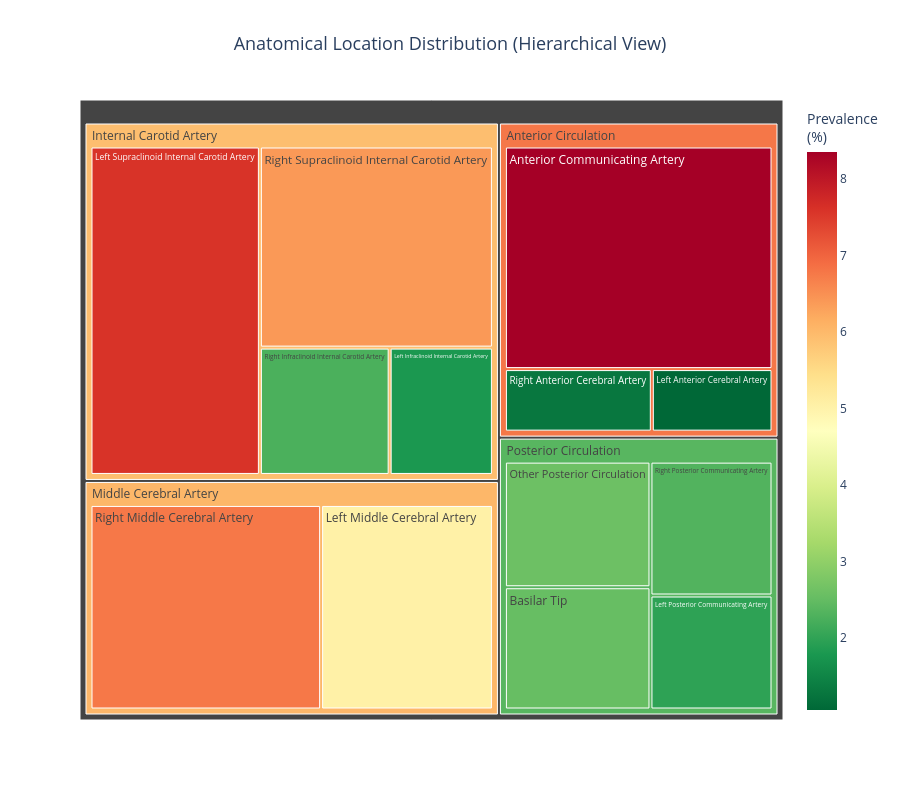

This figure's notebook cell:
### Code cell
# Treemap: Hierarchical view of anatomical locations
treemap_data = []
for group_name, locations in artery_groups.items():
    for loc in locations:
        treemap_data.append({
            'Location': loc,
            'Group': group_name,
            'Count': df[loc].sum(),
            'Percentage': df[loc].mean() * 100
        })

treemap_df = pd.DataFrame(treemap_data)

fig = px.treemap(
    treemap_df,
    path=['Group', 'Location'],
    values='Count',
    color='Percentage',
    color_continuous_scale='RdYlGn_r',
    title='Anatomical Location Distribution (Hierarchical View)',
    height=800
)

fig.update_layout(
    title={'x': 0.5, 'xanchor': 'center', 'font': {'size': 18}},
    coloraxis_colorbar=dict(title="Prevalence<br>(%)")
)

fig.show()

### Figure 1 — Plotly figure (JSON) as saved in the notebook; plotly's stock layout.template omitted (floating-point values rounded to 4 significant figures)
{"data": [{"branchvalues": "total", "customdata": [[1.794], [2.254], [7.59], [6.394], [5.037], [6.762], [8.349], [1.058], [1.288], [1.978], [2.323], [2.53], [2.599], [5.922], [6.025], [6.777], [2.382]], "domain": {"x": [0, 1], "y": [0, 1]}, "hovertemplate": "labels=%{label}<br>Count=%{value}<br>parent=%{parent}<br>id=%{id}<br>Percentage=%{color}<extra></extra>", "ids": ["Internal Carotid Artery/Left Infraclinoid Internal Carotid Artery", "Internal Carotid Artery/Right Infraclinoid Internal Carotid Artery", "Internal Carotid Artery/Left Supraclinoid Internal Carotid Artery", "Internal Carotid Artery/Right Supraclinoid Internal Carotid Artery", "Middle Cerebral Artery/Left Middle Cerebral Artery", "Middle Cerebral Artery/Right Middle Cerebral Artery", "Anterior Circulation/Anterior Communicating Artery", "Anterior Circulation/Left Anterior Cerebral Artery", "Anterior Circulation/Right Anterior Cerebral Artery", "Posterior Circulation/Left Posterior Communicating Artery", "Posterior Circulation/Right Posterior Communicating Artery", "Posterior Circulation/Basilar Tip", "Posterior Circulation/Other Posterior Circulation", "Internal Carotid Artery", "Middle Cerebral Artery", "Anterior Circulation", "Posterior Circulation"], "labels": ["Left Infraclinoid Internal Carotid Artery", "Right Infraclinoid Internal Carotid Artery", "Left Supraclinoid Internal Carotid Artery", "Right Supraclinoid Internal Carotid Artery", "Left Middle Cerebral Artery", "Right Middle Cerebral Artery", "Anterior Communicating Artery", "Left Anterior Cerebral Artery", "Right Anterior Cerebral Artery", "Left Posterior Communicating Artery", "Right Posterior Communicating Artery", "Basilar Tip", "Other Posterior Circulation", "Internal Carotid Artery", "Middle Cerebral Artery", "Anterior Circulation", "Posterior Circulation"], "marker": {"coloraxis": "coloraxis", "colors": [1.794, 2.254, 7.59, 6.394, 5.037, 6.762, 8.349, 1.058, 1.288, 1.978, 2.323, 2.53, 2.599, 5.922, 6.025, 6.777, 2.382]}, "name": "", "parents": ["Internal Carotid Artery", "Internal Carotid Artery", "Internal Carotid Artery", "Internal Carotid Artery", "Middle Cerebral Artery", "Middle Cerebral Artery", "Anterior Circulation", "Anterior Circulation", "Anterior Circulation", "Posterior Circulation", "Posterior Circulation", "Posterior Circulation", "Posterior Circulation", "", "", "", ""], "type": "treemap", "values": [78.0, 98.0, 330.0, 278.0, 219.0, 294.0, 363.0, 46.0, 56.0, 86.0, 101.0, 110.0, 113.0, 784.0, 513.0, 465.0, 410.0]}], "layout": {"coloraxis": {"colorbar": {"title": {"text": "Prevalence<br>(%)"}}, "colorscale": [[0, "rgb(0,104,55)"], [0.1, "rgb(26,152,80)"], [0.2, "rgb(102,189,99)"], [0.3, "rgb(166,217,106)"], [0.4, "rgb(217,239,139)"], [0.5, "rgb(255,255,191)"], [0.6, "rgb(254,224,139)"], [0.7, "rgb(253,174,97)"], [0.8, "rgb(244,109,67)"], [0.9, "rgb(215,48,39)"], [1, "rgb(165,0,38)"]]}, "height": 800, "legend": {"tracegroupgap": 0}, "title": {"font": {"size": 18}, "text": "Anatomical Location Distribution (Hierarchical View)", "x": 0.5, "xanchor": "center"}}}
